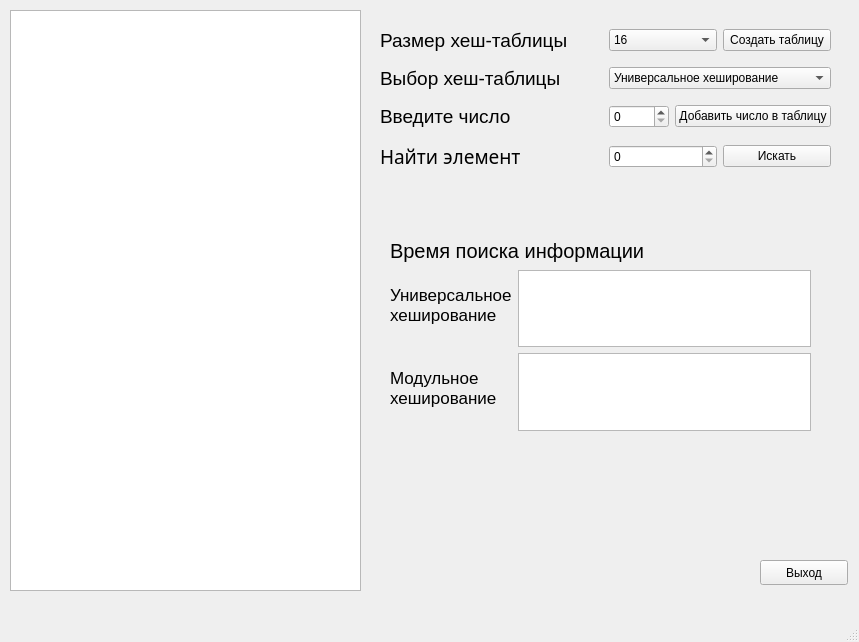
<?xml version="1.0" encoding="UTF-8"?>
<ui version="4.0">
 <class>MainWindow</class>
 <widget class="QMainWindow" name="MainWindow">
  <property name="geometry">
   <rect>
    <x>0</x>
    <y>0</y>
    <width>859</width>
    <height>642</height>
   </rect>
  </property>
  <property name="windowTitle">
   <string>MainWindow</string>
  </property>
  <widget class="QWidget" name="centralwidget">
   <widget class="QTableView" name="tableView">
    <property name="geometry">
     <rect>
      <x>10</x>
      <y>10</y>
      <width>351</width>
      <height>581</height>
     </rect>
    </property>
   </widget>
   <widget class="QWidget" name="gridLayoutWidget">
    <property name="geometry">
     <rect>
      <x>380</x>
      <y>20</y>
      <width>451</width>
      <height>161</height>
     </rect>
    </property>
    <layout class="QGridLayout" name="gridLayout">
     <item row="0" column="1">
      <widget class="QLabel" name="label">
       <property name="font">
        <font>
         <pointsize>14</pointsize>
        </font>
       </property>
       <property name="text">
        <string>Размер хеш-таблицы</string>
       </property>
      </widget>
     </item>
     <item row="3" column="1">
      <widget class="QLabel" name="label_5">
       <property name="font">
        <font>
         <family>Bitstream Charter</family>
         <pointsize>14</pointsize>
        </font>
       </property>
       <property name="text">
        <string>Найти элемент</string>
       </property>
      </widget>
     </item>
     <item row="3" column="2">
      <layout class="QHBoxLayout" name="horizontalLayout">
       <item>
        <widget class="QSpinBox" name="findKeySpinBox"/>
       </item>
       <item>
        <widget class="QPushButton" name="findButton">
         <property name="text">
          <string>Искать</string>
         </property>
        </widget>
       </item>
      </layout>
     </item>
     <item row="1" column="1">
      <widget class="QLabel" name="label_6">
       <property name="font">
        <font>
         <pointsize>14</pointsize>
        </font>
       </property>
       <property name="text">
        <string>Выбор хеш-таблицы</string>
       </property>
      </widget>
     </item>
     <item row="1" column="2">
      <widget class="QComboBox" name="typeComboBox">
       <item>
        <property name="text">
         <string>Универсальное хеширование</string>
        </property>
       </item>
       <item>
        <property name="text">
         <string>Модульное хеширование</string>
        </property>
       </item>
      </widget>
     </item>
     <item row="0" column="2">
      <layout class="QHBoxLayout" name="horizontalLayout_2">
       <item>
        <widget class="QComboBox" name="sizeComboBox">
         <item>
          <property name="text">
           <string>16</string>
          </property>
         </item>
         <item>
          <property name="text">
           <string>64</string>
          </property>
         </item>
         <item>
          <property name="text">
           <string>128</string>
          </property>
         </item>
         <item>
          <property name="text">
           <string>2048</string>
          </property>
         </item>
        </widget>
       </item>
       <item>
        <widget class="QPushButton" name="createButton">
         <property name="text">
          <string>Создать таблицу</string>
         </property>
        </widget>
       </item>
      </layout>
     </item>
     <item row="2" column="1">
      <layout class="QVBoxLayout" name="verticalLayout">
       <item>
        <widget class="QLabel" name="label_3">
         <property name="font">
          <font>
           <pointsize>14</pointsize>
          </font>
         </property>
         <property name="text">
          <string>Введите число</string>
         </property>
        </widget>
       </item>
      </layout>
     </item>
     <item row="2" column="2">
      <layout class="QHBoxLayout" name="horizontalLayout_3">
       <item>
        <widget class="QSpinBox" name="keyAddSpinBox"/>
       </item>
       <item>
        <widget class="QPushButton" name="adButton">
         <property name="text">
          <string>Добавить число в таблицу</string>
         </property>
        </widget>
       </item>
      </layout>
     </item>
    </layout>
   </widget>
   <widget class="QLabel" name="label_7">
    <property name="geometry">
     <rect>
      <x>390</x>
      <y>230</y>
      <width>311</width>
      <height>41</height>
     </rect>
    </property>
    <property name="font">
     <font>
      <pointsize>15</pointsize>
     </font>
    </property>
    <property name="text">
     <string>Время поиска информации</string>
    </property>
   </widget>
   <widget class="QWidget" name="formLayoutWidget_2">
    <property name="geometry">
     <rect>
      <x>390</x>
      <y>270</y>
      <width>421</width>
      <height>161</height>
     </rect>
    </property>
    <layout class="QFormLayout" name="formLayout_2">
     <item row="1" column="0">
      <widget class="QLabel" name="label_8">
       <property name="font">
        <font>
         <pointsize>13</pointsize>
        </font>
       </property>
       <property name="text">
        <string>Универсальное
хеширование</string>
       </property>
      </widget>
     </item>
     <item row="2" column="0">
      <widget class="QLabel" name="label_9">
       <property name="font">
        <font>
         <pointsize>13</pointsize>
        </font>
       </property>
       <property name="text">
        <string>Модульное
хеширование</string>
       </property>
      </widget>
     </item>
     <item row="1" column="1">
      <widget class="QTextBrowser" name="uniTextBrowser"/>
     </item>
     <item row="2" column="1">
      <widget class="QTextBrowser" name="modTextBrowser"/>
     </item>
    </layout>
   </widget>
   <widget class="QPushButton" name="exitButton">
    <property name="geometry">
     <rect>
      <x>760</x>
      <y>560</y>
      <width>88</width>
      <height>25</height>
     </rect>
    </property>
    <property name="text">
     <string>Выход</string>
    </property>
   </widget>
  </widget>
  <widget class="QMenuBar" name="menubar">
   <property name="geometry">
    <rect>
     <x>0</x>
     <y>0</y>
     <width>859</width>
     <height>22</height>
    </rect>
   </property>
  </widget>
  <widget class="QStatusBar" name="statusbar"/>
 </widget>
 <resources/>
 <connections>
  <connection>
   <sender>exitButton</sender>
   <signal>clicked()</signal>
   <receiver>MainWindow</receiver>
   <slot>close()</slot>
   <hints>
    <hint type="sourcelabel">
     <x>758</x>
     <y>309</y>
    </hint>
    <hint type="destinationlabel">
     <x>824</x>
     <y>396</y>
    </hint>
   </hints>
  </connection>
 </connections>
</ui>
